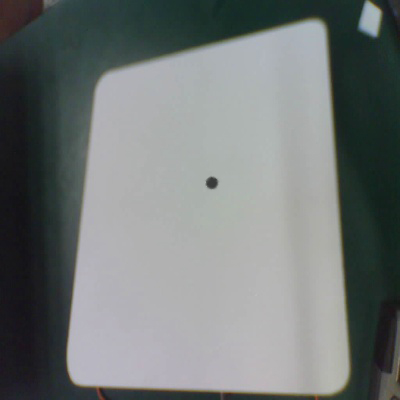
#> input picture std.jpg, 400 x 400 px, found by its file name
$ python ballDetect.py
#> lines starting #> are read from the running program, lines starting #| are printed output that depends on the picture; after the words box and inside, x2 and y2 are one past the last pixel; in counts of white or black regions, pixels touching at a corner belong together
#> further down, img is the input picture: shape (400, 400, 3); mean B, G, R 119.1, 119.9, 114.8
import cv2
import numpy as np


def imgMask(img):
    img_hsv = cv2.cvtColor(img, cv2.COLOR_RGB2HSV)
#> img_hsv: shape (400, 400, 3); mean H, S, V 58.9, 33.7, 121.8
    hsv_low = np.array([0, 0, 0])
    hsv_high = np.array([180, 255, 100])
    mask = cv2.inRange(img_hsv, lowerb=hsv_low, upperb=hsv_high)
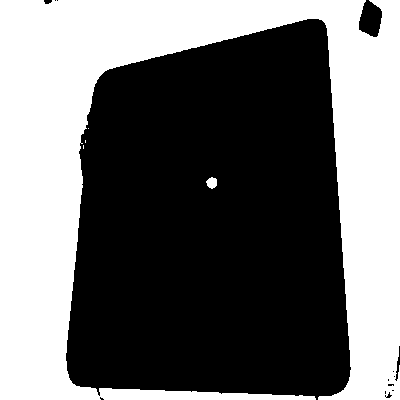
#> mask: shape (400, 400); 43% white; 5 white regions (3 under 20 px), largest, box (x1, y1, x2, y2) and area: (0, 0, 400, 400) 68705, (206, 177, 217, 189) 96
    cv2.imshow("mask", mask)
    img_done = cv2.add(img_hsv, img_hsv, mask=mask)
#> img_done: shape (400, 400, 3); mean H, S, V 40.7, 58.3, 41.6
    img_done = cv2.cvtColor(img_done, cv2.COLOR_HSV2RGB)
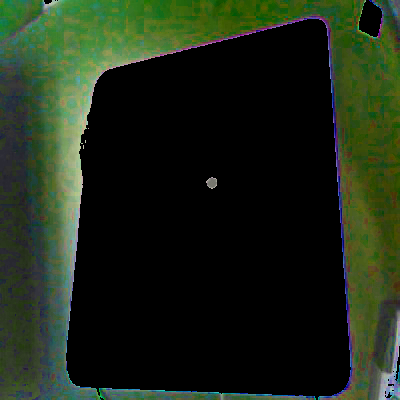
#> img_done: shape (400, 400, 3); mean B, G, R 22.7, 39.7, 28.7
    return mask

def pre_treat(img):
    img = imgMask(img)
    #img_gray = cv2.cvtColor(img, cv2.COLOR_RGB2GRAY)
    img_canny = cv2.Canny(img, -1, 80, 300)
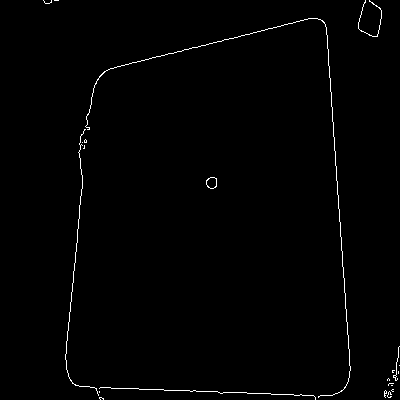
#> img_canny: shape (400, 400); 0.92% white in thin lines or dots, all inside (x1, y1, x2, y2) = (43, 0, 400, 400)
    #cv2.imshow("11", img_canny)
    return img_canny

if __name__ == '__main__':
    img = cv2.imread(".\\std.jpg")
    img_pre = img
    cv2.imshow("111", img_pre)
    img = pre_treat(img)
    # cv2.imshow("img", img)
    #
    cv2.imshow("img_1", img)
    #img = pre_treat(img)
    circle = cv2.HoughCircles(img, cv2.HOUGH_GRADIENT, 3, 10, param1=100, param2=36, minRadius=0, maxRadius=10)
#> circle = [[211.5, 181.5, 6]]
    print(circle)
#| [[[211.5 181.5   6. ]]]

    ballPt = [int(circle[0, 0, 0]), int(circle[0, 0, 1])]
#> ballPt = [211, 181]
    #print(ballPt)
    cv2.circle(img_pre, ballPt, radius=2, color=(255, 0, 0), thickness=1)
#> img_pre: shape (400, 400, 3); 0% of pixels changed, all inside (x1, y1, x2, y2) = (209, 179, 214, 184)

    cv2.imshow("img", img_pre)

    cv2.waitKey(0)

$ run again, with 3.jpg copied over std.jpg
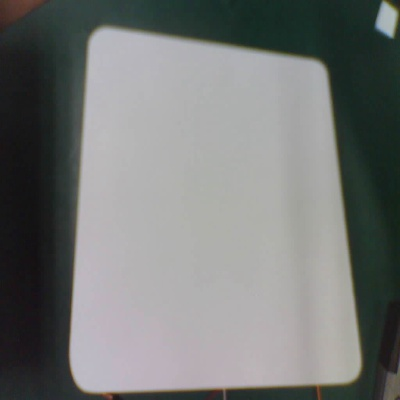
#> input picture 3.jpg, 400 x 400 px, found by its file name
#> img is the input picture: shape (400, 400, 3); mean B, G, R 118.2, 119.7, 117.4
#> img_hsv: shape (400, 400, 3); mean H, S, V 73.5, 28.8, 121.8
#> in imgMask, `mask = cv2.inRange(img_hsv, lowerb=hsv_low, upperb=hsv_high)`:
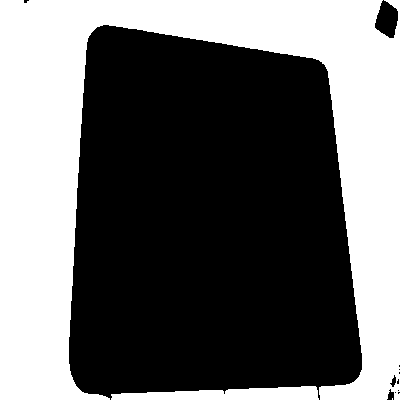
#> mask: shape (400, 400); 41.3% white; 3 white regions (1 under 20 px), largest, box (x1, y1, x2, y2) and area: (0, 0, 400, 400) 64031, (111, 386, 319, 400) 2077
#> in pre_treat, `img_canny = cv2.Canny(img, -1, 80, 300)`:
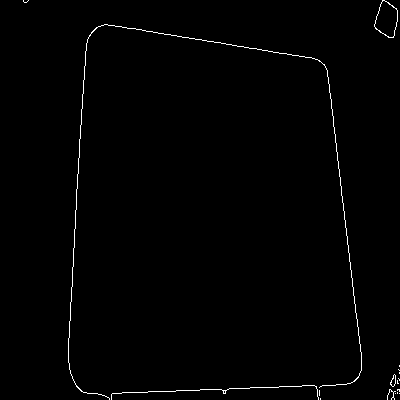
#> img_canny: shape (400, 400); 0.88% white in thin lines or dots
#> circle = [[388.5, 10.5, 8.1]]
#| [[[388.5  10.5   8.1]]]
#> ballPt = [388, 10]
#> img_pre: shape (400, 400, 3); 0% of pixels changed, all inside (x1, y1, x2, y2) = (386, 8, 391, 13)
